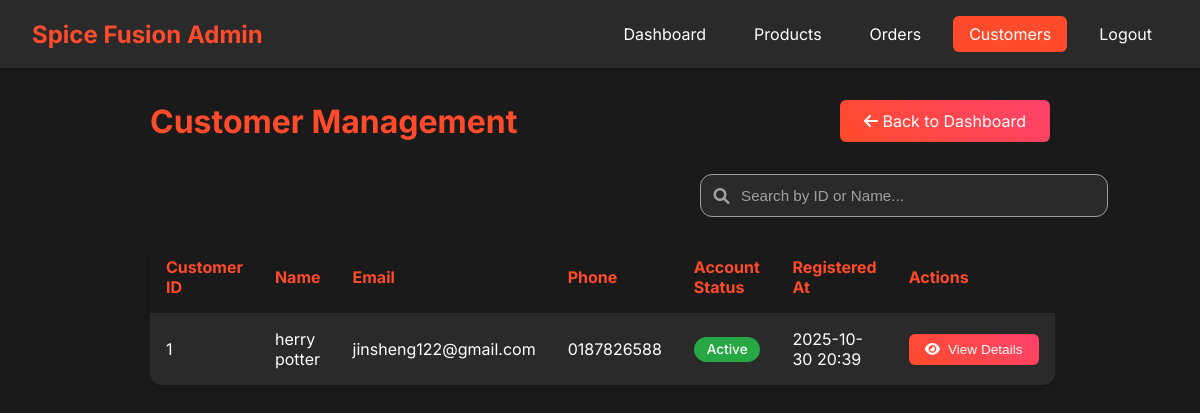
The page /admin/members/member.php (signed in) on the database its author committed.
### tables this page shows
CREATE TABLE `user` (
  `user_id` int(11) NOT NULL,
  `username` varchar(50) NOT NULL,
  `email` varchar(100) NOT NULL,
  `password_hash` varchar(255) NOT NULL,
  `first_name` varchar(50) NOT NULL,
  `last_name` varchar(50) NOT NULL,
  `phone` varchar(20) DEFAULT NULL,
  `date_of_birth` date DEFAULT NULL,
  `gender` enum('Male','Female','Other') DEFAULT NULL,
  `profile_image` varchar(255) DEFAULT 'user.jpg',
  `is_active` tinyint(1) DEFAULT 1,
  `is_verified` tinyint(1) DEFAULT 0,
  `security_question_id` int(11) DEFAULT NULL,
  `security_answer_hash` varchar(255) DEFAULT NULL,
  `created_at` timestamp NOT NULL DEFAULT current_timestamp(),
  `updated_at` timestamp NOT NULL DEFAULT current_timestamp() ON UPDATE current_timestamp(),
  `reset_token` varchar(100) DEFAULT NULL,
  `token_expiry` datetime DEFAULT NULL
);

### admin/members/member.php (the view, shortened to what this page needs)
<?php
$pdo = getDBConnection();
$stmt = $pdo->prepare("SELECT * FROM user ORDER BY created_at DESC");
$stmt->execute();
$customers = $stmt->fetchAll();
?>
<!DOCTYPE html>
<html lang="en">
<head>
    <link rel="stylesheet" href="https://cdnjs.cloudflare.com/ajax/libs/font-awesome/6.0.0/css/all.min.css">
</head>
<body>
    <div class="admin-header">
        <div class="header-content">
            <div class="logo">
                <h1>Spice Fusion Admin</h1>
            </div>
            <div class="nav-links">
                <a href="../dashboard/dashboard.php">Dashboard</a>
                <a href="../products/product.php">Products</a>
                <a href="../orders/order.php">Orders</a>
                <a href="member.php" style="background: var(--primary-color);">Customers</a>
                <a href="../auth/logout.php">Logout</a>
            </div>
        </div>
    </div>
    <div class="container">
        <div class="page-header">
            <h1 class="page-title">Customer Management</h1>
            <a href="../dashboard/dashboard.php" class="back-btn"><i class="fas fa-arrow-left"></i> Back to Dashboard</a>
        </div>
        <?php if (empty($customers)): ?>
            <p style="color: var(--text-gray);">No customers found.</p>
        <?php else: ?>
            <div class="search-container">
                <div class="search-box">
                    <i class="fas fa-search"></i>
                    <input type="text" id="customerSearch" placeholder="Search by ID or Name..." onkeyup="filterCustomers()">
                </div>
            </div>
            <table class="customers-table" id="customersTable">
                <thead>
                    <tr>
                        <th>Customer ID</th>
                        <th>Name</th>
                        <th>Email</th>
                        <th>Phone</th>
                        <th>Account Status</th>
                        <th>Registered At</th>
                        <th>Actions</th>
                    </tr>
                </thead>
                <tbody>
                    <?php foreach ($customers as $c): ?>
                        <tr data-customer-id="<?php echo (int)$c['user_id']; ?>"
                            data-customer-name="<?php echo htmlspecialchars(strtolower($c['first_name'] . ' ' . $c['last_name'])); ?>">
                            <td><?php echo (int)$c['user_id']; ?></td>
                            <td><?php echo htmlspecialchars($c['first_name'] . ' ' . $c['last_name']); ?></td>
                            <td><?php echo htmlspecialchars($c['email']); ?></td>
                            <td><?php echo htmlspecialchars($c['phone']); ?></td>
                            <td>
                                <span class="status-badge <?php echo $c['is_active'] ? 'active' : 'inactive'; ?>" id="status-badge-<?php echo (int)$c['user_id']; ?>">
                                    <?php echo $c['is_active'] ? 'Active' : 'Inactive'; ?>
                                </span>
                            </td>
                            <td><?php echo date('Y-m-d H:i', strtotime($c['created_at'])); ?></td>
                            <td>
                                <button class="view-details-btn" onclick="openCustomerModal(<?php echo (int)$c['user_id']; ?>)">
                                    <i class="fas fa-eye"></i> View Details
                                </button>
                            </td>
                        </tr>
                    <?php endforeach; ?>
                </tbody>
            </table>
        <?php endif; ?>
    </div>
</body>
</html>

### admin/members/member.php (style rules this page uses)
:root { --primary-color: #FF4B2B; --secondary-color: #FF416C; --background-dark: #1a1a1a; --text-light: #ffffff; --text-gray: #a0a0a0; --card-bg: #2a2a2a; --success-color: #28a745; --danger-color: #dc3545; --warning-color: #ffc107; --info-color: #17a2b8; --gradient-primary: linear-gradient(45deg, var(--primary-color), var(--secondary-color)); --shadow-soft: 0 4px 6px rgba(0, 0, 0, 0.1); --shadow-strong: 0 8px 16px rgba(0, 0, 0, 0.2); --border-radius: 12px; --transition: all 0.3s ease; }
body { font-family: 'Inter', sans-serif; margin: 0; padding: 0; background-color: var(--background-dark); color: var(--text-light); }
.admin-header { background: var(--card-bg); padding: 1rem 2rem; box-shadow: var(--shadow-soft); }
.header-content { max-width: 1400px; margin: 0 auto; display: flex; justify-content: space-between; align-items: center; }
.logo h1 { color: var(--primary-color); margin: 0; font-size: 1.5rem; }
.nav-links { display: flex; gap: 1rem; }
.nav-links a { color: var(--text-light); text-decoration: none; padding: 0.5rem 1rem; border-radius: 6px; transition: var(--transition); }
.container { max-width: 900px; margin: 2rem auto; padding: 0 2rem; }
.page-header { display: flex; justify-content: space-between; align-items: center; margin-bottom: 2rem; }
.page-title { color: var(--primary-color); margin: 0; }
.back-btn { background: var(--gradient-primary); color: var(--text-light); border: none; padding: 0.7rem 1.5rem; border-radius: 6px; cursor: pointer; text-decoration: none; transition: var(--transition); }
.customers-table { width: 100%; border-collapse: collapse; background: var(--card-bg); border-radius: var(--border-radius); overflow: hidden; box-shadow: var(--shadow-soft); }
.customers-table th, .customers-table td { padding: 1rem; text-align: left; }
.customers-table th { background: var(--background-dark); color: var(--primary-color); }
.search-container { margin-bottom: 1.5rem; display: flex; justify-content: flex-end; gap: 1rem; align-items: center; }
.search-box { position: relative; max-width: 350px; width: 100%; }
.search-box input { width: 100%; padding: 0.75rem 1rem 0.75rem 2.5rem; background: var(--card-bg); border: 1px solid var(--text-gray); border-radius: var(--border-radius); color: var(--text-light); font-size: 0.95rem; transition: var(--transition); }
.search-box i { position: absolute; left: 0.85rem; top: 50%; transform: translateY(-50%); color: var(--text-gray); }
.search-box input::placeholder { color: var(--text-gray); }
.status-badge { padding: 0.3rem 0.8rem; border-radius: 20px; font-size: 0.85rem; font-weight: 500; display: inline-block; }
.status-badge.active { background: var(--success-color); color: #fff; }
.view-details-btn { background: var(--gradient-primary); color: var(--text-light); border: none; padding: 0.5rem 1rem; border-radius: 6px; cursor: pointer; font-size: 0.85rem; transition: var(--transition); text-decoration: none; display: inline-flex; align-items: center; gap: 0.5rem; white-space: nowrap; }

### rows shown on the page
user: user_id "1", first_name+last_name "herry potter", email "jinsheng122@gmail.com", phone "0187826588", is_active "Active", created_at "2025-10-30 20:39"
